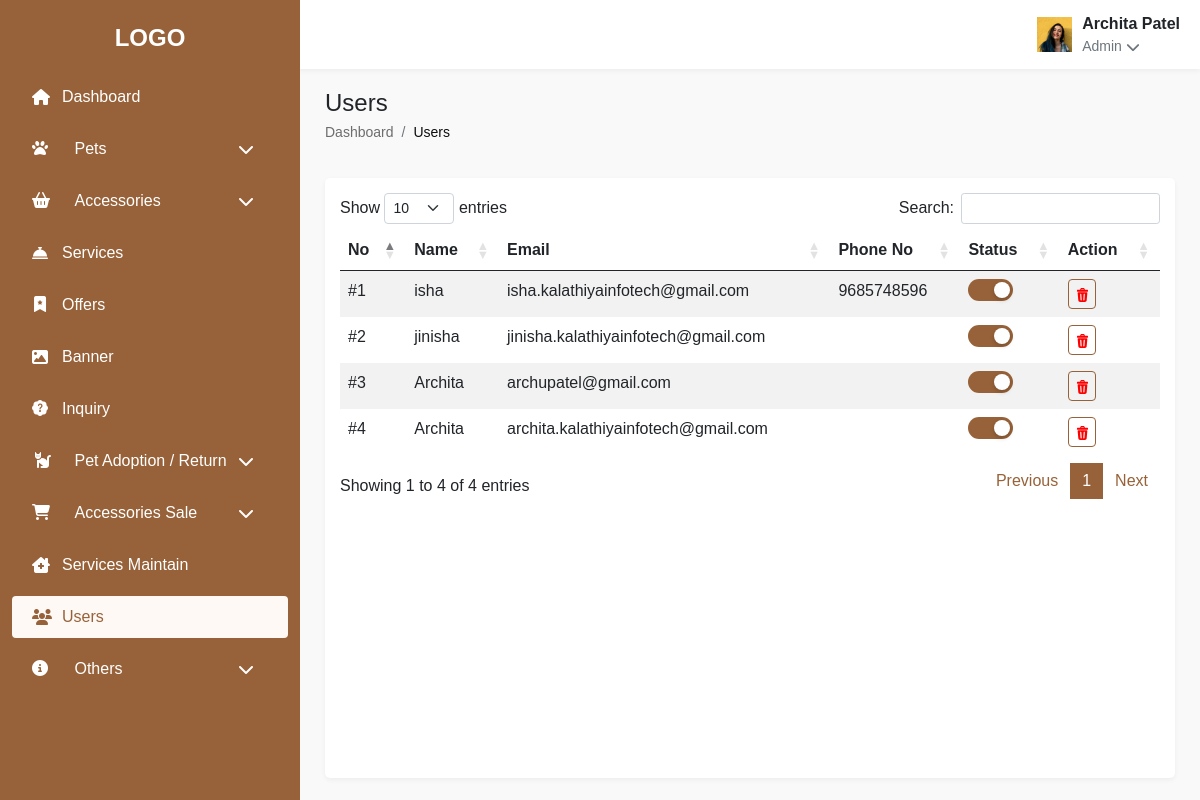
The app's page /user_view.php (signed in) with its own data.
### tables this page shows
CREATE TABLE `user_login` (
  `id` int(11) NOT NULL,
  `name` varchar(1000) DEFAULT NULL,
  `email` varchar(1000) DEFAULT NULL,
  `phone` bigint(20) DEFAULT NULL,
  `otp` int(11) DEFAULT NULL,
  `password` varchar(1000) DEFAULT NULL,
  `image` varchar(1000) DEFAULT NULL,
  `status` varchar(500) DEFAULT NULL,
  `token` varchar(1000) DEFAULT NULL,
  `created_at` timestamp NULL DEFAULT current_timestamp(),
  `updated_at` timestamp NULL DEFAULT NULL ON UPDATE current_timestamp()
);

### user_view.php (the view, shortened to what this page needs)
<?php
include 'connection.php';
?>
<!DOCTYPE html>
<html lang="en">
  <head>
    <link href="https://cdnjs.cloudflare.com/ajax/libs/font-awesome/6.4.0/css/all.min.css" rel="stylesheet" />
    <link href="https://cdn.jsdelivr.net/npm/bootstrap@5.0.2/dist/css/bootstrap.min.css" rel="stylesheet">
    <link href="https://cdn.datatables.net/1.13.4/css/dataTables.bootstrap5.min.css" rel="stylesheet">
    <link rel="stylesheet" href="css/category.css" />
    <link rel="stylesheet" href="css/profile.css" />
  </head>
  <body>
    <?php include 'sidebar.php'; ?>
    <div class="k-content">
      <?php include 'header.php'; ?>
      <div class="k-page-content">
        <div class="k-page-header">
          <div>
            <h4 class="mb-1">Users</h4>
            <nav class="k-breadcrumb small">
              <ol class="breadcrumb mb-0">
                <li class="breadcrumb-item">
                  <a href="#" class="k-link-text-color text-decoration-none">Dashboard</a>
                </li>
                <li class="breadcrumb-item active k-link-text-color-active">
                  Users
                </li>
              </ol>
            </nav>
          </div>
        </div>
        <div class="k-table-container d-flex flex-column justify-content-between">
          <div class="table-responsive">
            <table id="tbl_cat" class="table table-striped table-hover">
              <thead>
                <tr>
                  <th>No</th>
                  <th>Name</th>
                  <th>Email</th>
                  <th>Phone No</th>
                  <th>Status</th>
                  <th>Action</th>
                </tr>
              </thead>
              <tbody>
                <?php
                  $query = mysqli_query($cnn,"SELECT * FROM `user_login` ORDER BY id DESC");
                  $cnt = 1;
                  while($row = mysqli_fetch_array($query)){
                    echo '<tr class="k-tr">
                        <td>#' . $cnt . '</td>
                        <td>' . $row['name'] . '</td>
                         <td>' . $row['email'] . '</td>
                          <td>' . $row['phone'] . '</td>
                        <td class="status">
                          <label class="toggle-switch">
                              <input type="checkbox" value="' . ($row['status'] === 'Active' ? '1' : '0') . '" ' . ($row['status'] === 'Active' ? 'checked' : '') . ' class="status-checkbox" data-id="' . $row['id'] . '">
                              <span class="toggle-slider"></span>
                          </label>
                        </td>
                        <td class="action-buttons">
                            <div class="delete-btn" data-id="' . $row['id'] . '" data-bs-toggle="modal" data-bs-target="#deleteConfirmModal">
                                <img src="images/delete.svg" alt="" />
                            </div>
                        </td>
                      </tr>';
                    $cnt++;
                  }
                  ?>
              </tbody>
            </table>
          </div>
        </div>
      </div>
    </div>
  </body>
</html>

### header.php (shortened to what this page needs)
<?php
if(isset($_SESSION['admin'])){
  $admin =$_SESSION['admin'];
  $query_user = mysqli_query($cnn,"SELECT * FROM `login` WHERE email='$admin'");
  $row_user = mysqli_fetch_array($query_user);
  $name1 = $row_user['name'];
  $image1 = $row_user['image'];
}
?>
 <div class="k-content" style="idth: 1630px;
    margin-left: -24px;">
      <div class="k-header-container">
        <div class="k-header d-flex justify-content-between align-center-center">
          <div class="k-user-info dropdown">
            <div
              class="d-flex align-items-center"
              role="button"
              id="userDropdown"
              data-bs-toggle="dropdown"
              aria-expanded="false">
              <img src="images/<?php echo $image1; ?>" alt="User Avatar" />
              <div>
                <div class="fw-bold"><?php echo $name1; ?></div>
                <div class="small text-muted d-flex align-items-center">
                  <p class="mb-0 me-1">Admin</p>
                  <i class="fa-solid fa-chevron-down"></i>
                </div>
              </div>
            </div>
          </div>
        </div>
      </div>
    </div>

### css/category.css (style rules this page uses)
* { margin: 0; padding: 0; box-sizing: border-box; font-family: Arial, sans-serif; }
:root { --k-sidebar-bg: #976239; --k-sidebar-text: #ffffff; --k-sidebar-hover: #fff9f6; --k-sidebar-active: #fff9f6; --k-header-bg: #ffffff; --k-content-bg: #f9f9f9; --k-table-header-bg: #eee6d3; }
body { font-family: Arial, sans-serif; background-color: var(--k-content-bg); overflow-x: hidden; }
.k-content { margin-left: 300px; transition: all 0.3s; }
.k-header { background-color: var(--k-header-bg); padding: 12px 20px; box-shadow: 0 2px 5px rgba(0, 0, 0, 0.05); margin-bottom: 20px; display: flex; justify-content: space-between; align-items: center; }
.k-user-info { display: flex; align-items: center; }
.k-user-info img { width: 35px; height: 35px; margin-right: 10px; }
.k-breadcrumb { margin-bottom: 15px; }
.k-page-header { display: flex; justify-content: space-between; align-items: flex-start; margin-bottom: 20px; margin: 0 25px 20px 25px; flex-wrap: wrap; gap: 15px; }
.k-table-container { background-color: white; border-radius: 5px; box-shadow: 0 2px 5px rgba(0, 0, 0, 0.05); padding: 15px; margin: 0 25px; height: 75vh; }
.k-link-text-color { color: #0f0f0f99 !important; }
.k-link-text-color-active { color: #0f0f0f !important; }
.k-tr { border: none !important; }
td { border: none; }
.toggle-slider { position: absolute; cursor: pointer; top: 0; left: 0; right: 0; bottom: 0; background-color: #ccc; border-radius: 30px; transition: 0.4s; }
input:checked + .toggle-slider { background-color: #976239; }
.table-responsive { width: 100%; overflow-x: auto; -webkit-overflow-scrolling: touch; }
.action-buttons { white-space: nowrap; display: flex; gap: 5px; }
.toggle-switch { position: relative; display: inline-block; width: 45px; height: 22px; }
.toggle-slider:before { position: absolute; content: ""; height: 16px; width: 16px; left: 3px; bottom: 3px; background-color: white; border-radius: 50%; transition: 0.4s; box-shadow: 0 2px 5px rgba(0, 0, 0, 0.2); }
input:checked + .toggle-slider:before { transform: translateX(23px); }
.delete-btn { background-color: transparent; border: 0.6px solid #976239; border-radius: 4px; padding: 2px 4px; }
.k-sidebar, .k-content { transition: all 0.3s ease; }

### records on screen
user_login: name "isha", email "isha.kalathiyainfotech@gmail.com", phone "9685748596"
user_login: name "jinisha", email "jinisha.kalathiyainfotech@gmail.com"
user_login: name "Archita", email "archupatel@gmail.com"
user_login: name "Archita", email "archita.kalathiyainfotech@gmail.com"

### other values on screen
$name1 "Archita Patel"
